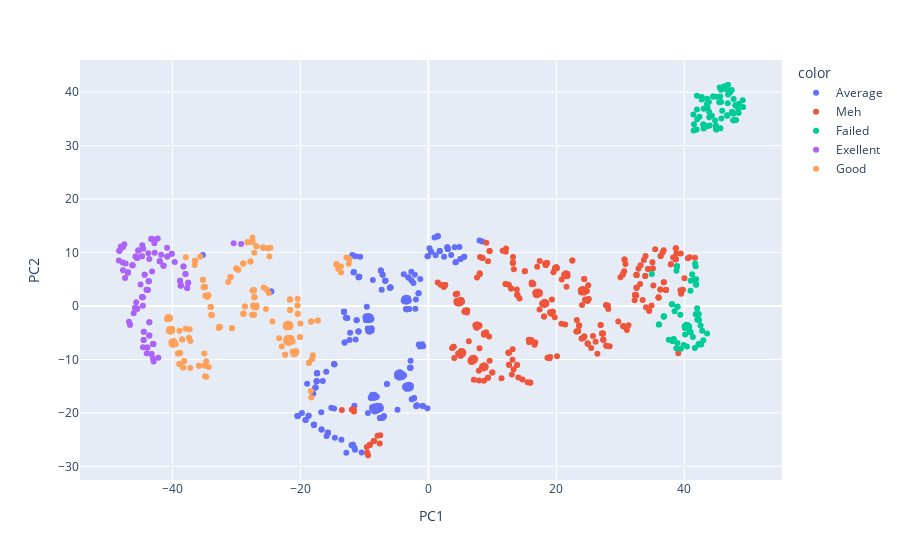

The notebook cell this image was saved under:
### Code cell
import plotly.express as px
px.scatter(final_df_tsne, x="PC1", y="PC2", color=df_labels, hover_data={"PC1": False, "PC2": False, "TKET_RANK": False, "BT": True,
"BTLDA": True, "TN": True, "KT": True, "THI": True, "MASV1": True} )

### Figure 1 — Plotly figure (JSON) as saved in the notebook; plotly's stock layout.template omitted (floating-point values rounded to 4 significant figures; data arrays with more than 128 entries replaced by an {"elided": "..."} marker saying what was removed)
{"data": [{"customdata": {"elided": "231x7 mixed values"}, "hovertemplate": "color=Average<br>BT=%{customdata[1]}<br>BTLDA=%{customdata[2]}<br>TN=%{customdata[3]}<br>KT=%{customdata[4]}<br>THI=%{customdata[5]}<br>MASV1=%{customdata[6]}<extra></extra>", "legendgroup": "Average", "marker": {"color": "#636efa", "symbol": "circle"}, "mode": "markers", "name": "Average", "orientation": "v", "showlegend": true, "type": "scatter", "x": {"elided": "231 float values"}, "xaxis": "x", "y": {"elided": "231 float values"}, "yaxis": "y"}, {"customdata": {"elided": "325x7 mixed values"}, "hovertemplate": "color=Meh<br>BT=%{customdata[1]}<br>BTLDA=%{customdata[2]}<br>TN=%{customdata[3]}<br>KT=%{customdata[4]}<br>THI=%{customdata[5]}<br>MASV1=%{customdata[6]}<extra></extra>", "legendgroup": "Meh", "marker": {"color": "#EF553B", "symbol": "circle"}, "mode": "markers", "name": "Meh", "orientation": "v", "showlegend": true, "type": "scatter", "x": {"elided": "325 float values"}, "xaxis": "x", "y": {"elided": "325 float values"}, "yaxis": "y"}, {"customdata": {"elided": "134x7 mixed values"}, "hovertemplate": "color=Failed<br>BT=%{customdata[1]}<br>BTLDA=%{customdata[2]}<br>TN=%{customdata[3]}<br>KT=%{customdata[4]}<br>THI=%{customdata[5]}<br>MASV1=%{customdata[6]}<extra></extra>", "legendgroup": "Failed", "marker": {"color": "#00cc96", "symbol": "circle"}, "mode": "markers", "name": "Failed", "orientation": "v", "showlegend": true, "type": "scatter", "x": {"elided": "134 float values"}, "xaxis": "x", "y": {"elided": "134 float values"}, "yaxis": "y"}, {"customdata": {"elided": "113x7 mixed values"}, "hovertemplate": "color=Exellent<br>BT=%{customdata[1]}<br>BTLDA=%{customdata[2]}<br>TN=%{customdata[3]}<br>KT=%{customdata[4]}<br>THI=%{customdata[5]}<br>MASV1=%{customdata[6]}<extra></extra>", "legendgroup": "Exellent", "marker": {"color": "#ab63fa", "symbol": "circle"}, "mode": "markers", "name": "Exellent", "orientation": "v", "showlegend": true, "type": "scatter", "x": [-44.33, -41.39, -44.03, -41.39, -40.8, -45.31, -37.52, -43.6, -38.25, -38.25, -46.94, -37.95, -38.81, -43.91, -46.94, -46.78, -30.42, -47.92, -48.27, -44.33, -43.61, -46.94, -43.69, -44.03, -44.75, -37.52, -44.97, -42.76, -45.51, -45.51, -42.99, -48.36, -38.68, -43.84, -46.61, -40.8, -40.82, -42.99, -42.81, -44.49, -45.84, -42.19, -46.23, -38.68, -46.94, -43.26, -43.91, -42.99, -40.1, -45.31, -43.61, -44.49, -43.61, -43.84, -40.1, -38.68, -46.23, -48.27, -45.51, -41.97, -47.74, -43.26, -42.93, -41.97, -38.68, -46.61, -46.23, -38.81, -41.97, -44.55, -44.7, -45.74, -44.75, -42.77, -47.39, -37.68, -37.95, -45.74, -39.63, -42.28, -45.32, -43.69, -43.69, -42.99, -43.03, -29.26, -47.72, -44.6, -43.17, -43.61, -43.75, -45.51, -47.77, -44.01, -43.31, -41.76, -45.65, -44.46, -44.46, -44.65, -47.3, -43.17, -44.76, -44.62, -44.61, -44.65, -47.5, -48.06, -46.04, -48.27, -45.49, -45.84, -37.68], "xaxis": "x", "y": [5.863, 7.55, 3.057, 7.55, 9.258, 10.4, 4.369, -3.047, 7.399, 7.399, 6.26, 6.008, 4.735, -7.769, 6.261, -2.943, 11.75, 11.09, 10.34, 5.863, -5.524, 6.259, 4.647, 3.057, 9.331, 4.369, 4.012, 9.97, 9.001, 9.004, -7.093, 8.531, 3.832, 2.995, -3.505, 9.258, 10.9, -7.097, 11.74, -6.346, -0.3534, -9.688, 7.639, 3.834, 6.26, -8.956, -7.77, -7.095, 9.777, 10.4, -3.046, -6.345, -5.524, 2.995, 9.777, 3.832, 7.639, 10.34, -0.4834, 8.385, 10.98, -8.956, -10.35, 8.385, 3.833, -3.505, 7.639, 4.735, 8.385, 10.74, 11.38, 9.274, 9.331, 12.22, 5.246, 3.39, 6.008, 9.274, 8.243, 12.64, 10.4, 4.647, 4.647, -7.095, -9.77, 11.6, 6.678, -7.704, 12.6, 8.791, 9.869, -0.4847, 8.168, -8.813, 12.53, 9.601, 0.7011, -4.822, -4.822, 1.641, 7.971, 6.478, 1.692, 1.627, 0.05569, 1.641, 11.56, 11.15, -1.348, 10.34, -0.4957, -0.3539, 3.391], "yaxis": "y"}, {"customdata": {"elided": "195x7 mixed values"}, "hovertemplate": "color=Good<br>BT=%{customdata[1]}<br>BTLDA=%{customdata[2]}<br>TN=%{customdata[3]}<br>KT=%{customdata[4]}<br>THI=%{customdata[5]}<br>MASV1=%{customdata[6]}<extra></extra>", "legendgroup": "Good", "marker": {"color": "#FFA15A", "symbol": "circle"}, "mode": "markers", "name": "Good", "orientation": "v", "showlegend": true, "type": "scatter", "x": {"elided": "195 float values"}, "xaxis": "x", "y": {"elided": "195 float values"}, "yaxis": "y"}], "layout": {"legend": {"title": {"text": "color"}, "tracegroupgap": 0}, "margin": {"t": 60}, "xaxis": {"anchor": "y", "domain": [0, 1], "title": {"text": "PC1"}}, "yaxis": {"anchor": "x", "domain": [0, 1], "title": {"text": "PC2"}}}}
